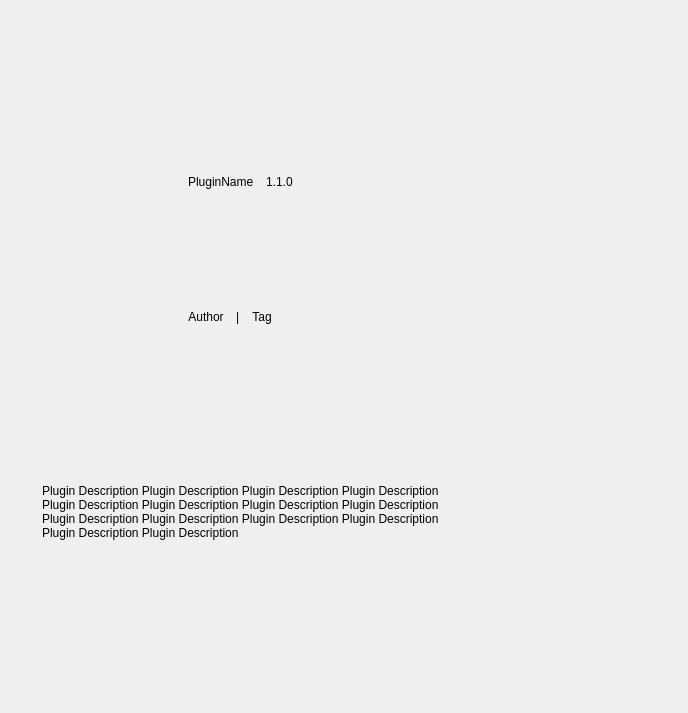
<?xml version="1.0" encoding="UTF-8"?>
<ui version="4.0">
 <class>Form</class>
 <widget class="QWidget" name="Form">
  <property name="geometry">
   <rect>
    <x>0</x>
    <y>0</y>
    <width>688</width>
    <height>713</height>
   </rect>
  </property>
  <property name="sizePolicy">
   <sizepolicy hsizetype="Preferred" vsizetype="Expanding">
    <horstretch>0</horstretch>
    <verstretch>0</verstretch>
   </sizepolicy>
  </property>
  <property name="windowTitle">
   <string>Form</string>
  </property>
  <layout class="QVBoxLayout" name="verticalLayout_2">
   <property name="spacing">
    <number>18</number>
   </property>
   <property name="leftMargin">
    <number>0</number>
   </property>
   <property name="topMargin">
    <number>0</number>
   </property>
   <property name="rightMargin">
    <number>0</number>
   </property>
   <property name="bottomMargin">
    <number>0</number>
   </property>
   <item>
    <widget class="SmoothScrollArea" name="SmoothScrollArea">
     <property name="styleSheet">
      <string notr="true">background: transparent; border: none</string>
     </property>
     <property name="widgetResizable">
      <bool>true</bool>
     </property>
     <widget class="QWidget" name="scrollAreaWidgetContents">
      <property name="geometry">
       <rect>
        <x>0</x>
        <y>0</y>
        <width>688</width>
        <height>713</height>
       </rect>
      </property>
      <layout class="QVBoxLayout" name="verticalLayout_9">
       <property name="spacing">
        <number>12</number>
       </property>
       <property name="leftMargin">
        <number>24</number>
       </property>
       <property name="topMargin">
        <number>24</number>
       </property>
       <property name="rightMargin">
        <number>24</number>
       </property>
       <property name="bottomMargin">
        <number>24</number>
       </property>
       <item>
        <layout class="QHBoxLayout" name="detailLayout">
         <item>
          <spacer name="horizontalSpacer_5">
           <property name="orientation">
            <enum>Qt::Horizontal</enum>
           </property>
           <property name="sizeHint" stdset="0">
            <size>
             <width>40</width>
             <height>20</height>
            </size>
           </property>
          </spacer>
         </item>
         <item>
          <widget class="TransparentToolButton" name="closeButton"/>
         </item>
        </layout>
       </item>
       <item>
        <layout class="QHBoxLayout" name="horizontalLayout">
         <property name="spacing">
          <number>24</number>
         </property>
         <property name="leftMargin">
          <number>12</number>
         </property>
         <property name="rightMargin">
          <number>12</number>
         </property>
         <item>
          <widget class="ImageLabel" name="pluginIcon">
           <property name="minimumSize">
            <size>
             <width>128</width>
             <height>128</height>
            </size>
           </property>
           <property name="maximumSize">
            <size>
             <width>128</width>
             <height>128</height>
            </size>
           </property>
          </widget>
         </item>
         <item>
          <layout class="QVBoxLayout" name="verticalLayout" stretch="0,0,0">
           <property name="spacing">
            <number>0</number>
           </property>
           <item>
            <layout class="QHBoxLayout" name="titleLayout">
             <property name="spacing">
              <number>12</number>
             </property>
             <item>
              <widget class="TitleLabel" name="titleLabel">
               <property name="sizePolicy">
                <sizepolicy hsizetype="Maximum" vsizetype="Preferred">
                 <horstretch>0</horstretch>
                 <verstretch>0</verstretch>
                </sizepolicy>
               </property>
               <property name="text">
                <string>PluginName</string>
               </property>
               <property name="wordWrap">
                <bool>false</bool>
               </property>
              </widget>
             </item>
             <item>
              <widget class="BodyLabel" name="versionLabel">
               <property name="text">
                <string>1.1.0</string>
               </property>
               <property name="lightColor" stdset="0">
                <color>
                 <red>153</red>
                 <green>153</green>
                 <blue>153</blue>
                </color>
               </property>
               <property name="darkColor" stdset="0">
                <color>
                 <red>153</red>
                 <green>153</green>
                 <blue>153</blue>
                </color>
               </property>
              </widget>
             </item>
            </layout>
           </item>
           <item>
            <layout class="QHBoxLayout" name="authorLayout">
             <property name="spacing">
              <number>12</number>
             </property>
             <item>
              <widget class="HyperlinkLabel" name="authorButton">
               <property name="sizePolicy">
                <sizepolicy hsizetype="Maximum" vsizetype="Fixed">
                 <horstretch>0</horstretch>
                 <verstretch>0</verstretch>
                </sizepolicy>
               </property>
               <property name="text">
                <string>Author</string>
               </property>
              </widget>
             </item>
             <item>
              <widget class="BodyLabel" name="BodyLabel_2">
               <property name="text">
                <string>|</string>
               </property>
               <property name="lightColor" stdset="0">
                <color>
                 <red>153</red>
                 <green>153</green>
                 <blue>153</blue>
                </color>
               </property>
               <property name="darkColor" stdset="0">
                <color>
                 <red>153</red>
                 <green>153</green>
                 <blue>153</blue>
                </color>
               </property>
              </widget>
             </item>
             <item>
              <widget class="HyperlinkLabel" name="tagButton">
               <property name="sizePolicy">
                <sizepolicy hsizetype="Maximum" vsizetype="Fixed">
                 <horstretch>0</horstretch>
                 <verstretch>0</verstretch>
                </sizepolicy>
               </property>
               <property name="text">
                <string>Tag</string>
               </property>
              </widget>
             </item>
             <item>
              <spacer name="horizontalSpacer">
               <property name="orientation">
                <enum>Qt::Horizontal</enum>
               </property>
               <property name="sizeHint" stdset="0">
                <size>
                 <width>40</width>
                 <height>20</height>
                </size>
               </property>
              </spacer>
             </item>
            </layout>
           </item>
           <item>
            <spacer name="verticalSpacer_2">
             <property name="orientation">
              <enum>Qt::Vertical</enum>
             </property>
             <property name="sizeType">
              <enum>QSizePolicy::Preferred</enum>
             </property>
             <property name="sizeHint" stdset="0">
              <size>
               <width>20</width>
               <height>40</height>
              </size>
             </property>
            </spacer>
           </item>
          </layout>
         </item>
         <item>
          <spacer name="horizontalSpacer_4">
           <property name="orientation">
            <enum>Qt::Horizontal</enum>
           </property>
           <property name="sizeHint" stdset="0">
            <size>
             <width>40</width>
             <height>20</height>
            </size>
           </property>
          </spacer>
         </item>
        </layout>
       </item>
       <item>
        <layout class="QHBoxLayout" name="horizontalLayout_2">
         <property name="leftMargin">
          <number>18</number>
         </property>
         <property name="rightMargin">
          <number>18</number>
         </property>
         <item>
          <layout class="QVBoxLayout" name="verticalLayout_3">
           <property name="spacing">
            <number>24</number>
           </property>
           <item>
            <widget class="CaptionLabel" name="descLabel">
             <property name="maximumSize">
              <size>
               <width>425</width>
               <height>16777215</height>
              </size>
             </property>
             <property name="text">
              <string>Plugin Description Plugin Description Plugin Description Plugin Description Plugin Description Plugin Description Plugin Description Plugin Description Plugin Description Plugin Description Plugin Description Plugin Description Plugin Description Plugin Description </string>
             </property>
             <property name="wordWrap">
              <bool>true</bool>
             </property>
            </widget>
           </item>
           <item>
            <layout class="QHBoxLayout" name="horizontalLayout_3">
             <item>
              <widget class="PrimarySplitPushButton" name="installButton">
               <property name="text_" stdset="0">
                <string>Install</string>
               </property>
               <property name="icon_" stdset="0">
                <iconset theme="UPDATE">
                 <normaloff>.</normaloff>.</iconset>
               </property>
              </widget>
             </item>
             <item>
              <widget class="TransparentToolButton" name="openGitHub"/>
             </item>
             <item>
              <spacer name="horizontalSpacer_3">
               <property name="orientation">
                <enum>Qt::Horizontal</enum>
               </property>
               <property name="sizeHint" stdset="0">
                <size>
                 <width>40</width>
                 <height>20</height>
                </size>
               </property>
              </spacer>
             </item>
            </layout>
           </item>
          </layout>
         </item>
         <item>
          <spacer name="horizontalSpacer_2">
           <property name="orientation">
            <enum>Qt::Horizontal</enum>
           </property>
           <property name="sizeHint" stdset="0">
            <size>
             <width>40</width>
             <height>20</height>
            </size>
           </property>
          </spacer>
         </item>
        </layout>
       </item>
      </layout>
     </widget>
    </widget>
   </item>
  </layout>
 </widget>
 <customwidgets>
  <customwidget>
   <class>SplitPushButton</class>
   <extends>QWidget</extends>
   <header>qfluentwidgets</header>
  </customwidget>
  <customwidget>
   <class>PrimarySplitPushButton</class>
   <extends>SplitPushButton</extends>
   <header>qfluentwidgets</header>
  </customwidget>
  <customwidget>
   <class>ToolButton</class>
   <extends>QToolButton</extends>
   <header>qfluentwidgets</header>
  </customwidget>
  <customwidget>
   <class>TransparentToolButton</class>
   <extends>ToolButton</extends>
   <header>qfluentwidgets</header>
  </customwidget>
  <customwidget>
   <class>SmoothScrollArea</class>
   <extends>QScrollArea</extends>
   <header>qfluentwidgets</header>
   <container>1</container>
  </customwidget>
  <customwidget>
   <class>CaptionLabel</class>
   <extends>QLabel</extends>
   <header>qfluentwidgets</header>
  </customwidget>
  <customwidget>
   <class>BodyLabel</class>
   <extends>QLabel</extends>
   <header>qfluentwidgets</header>
  </customwidget>
  <customwidget>
   <class>TitleLabel</class>
   <extends>QLabel</extends>
   <header>qfluentwidgets</header>
  </customwidget>
  <customwidget>
   <class>HyperlinkLabel</class>
   <extends>QPushButton</extends>
   <header>qfluentwidgets</header>
  </customwidget>
  <customwidget>
   <class>ImageLabel</class>
   <extends>QLabel</extends>
   <header>qfluentwidgets</header>
  </customwidget>
 </customwidgets>
 <resources/>
 <connections/>
</ui>
